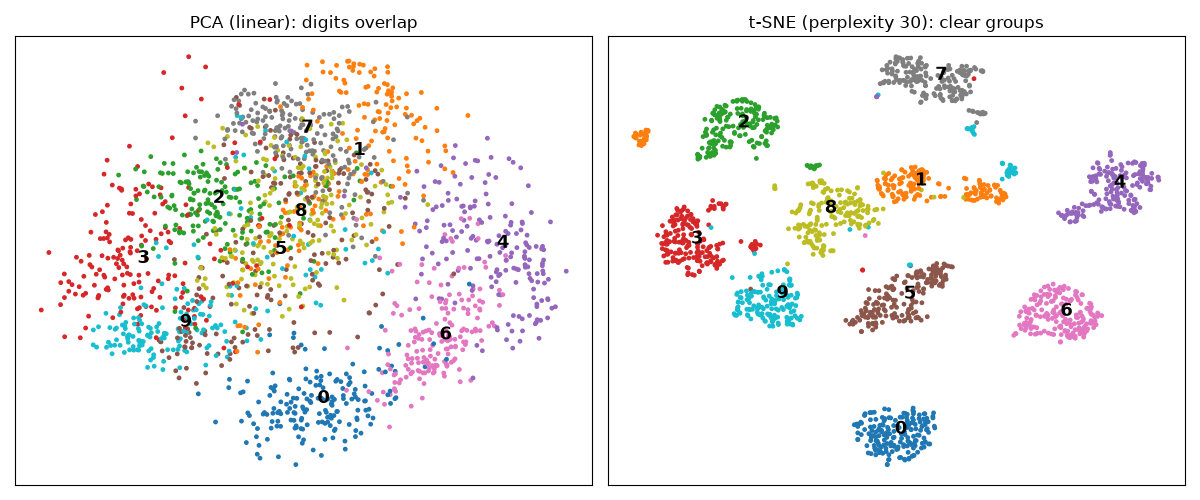

Python code for this plot:
"""Compare a 2-D PCA projection with a t-SNE embedding of the digits and measure neighbourhood preservation."""
import numpy as np
import matplotlib.pyplot as plt
from sklearn.datasets import load_digits
from sklearn.decomposition import PCA
from sklearn.manifold import TSNE, trustworthiness
from sklearn.neighbors import KNeighborsClassifier
from sklearn.model_selection import cross_val_score

X, y = load_digits(return_X_y=True)
Z_pca = PCA(2, random_state=0).fit_transform(X)
X50 = PCA(30, random_state=0).fit_transform(X)                 # speed-up trick: PCA first
Z_tsne = TSNE(2, perplexity=30, init="pca", learning_rate="auto", random_state=0).fit_transform(X50)

for name, Z in [("PCA", Z_pca), ("t-SNE", Z_tsne)]:
    tw = trustworthiness(X, Z, n_neighbors=10)
    knn = cross_val_score(KNeighborsClassifier(5), Z, y, cv=5).mean()
    print(f"{name:<6} trustworthiness@10 = {tw:.3f}   5-NN accuracy on the 2-D map = {knn:.3f}")

fig, ax = plt.subplots(1, 2, figsize=(12, 5))
for a, Z, t in [(ax[0], Z_pca, "PCA (linear): digits overlap"), (ax[1], Z_tsne, "t-SNE (perplexity 30): clear groups")]:
    sc = a.scatter(Z[:, 0], Z[:, 1], c=y, cmap="tab10", s=6)
    for d in range(10):
        cx, cy = np.median(Z[y == d], axis=0); a.text(cx, cy, str(d), fontsize=13, weight="bold")
    a.set_title(t); a.set_xticks([]); a.set_yticks([])
fig.tight_layout(); fig.savefig("session-08_pca_vs_tsne.png", dpi=100); plt.show()
